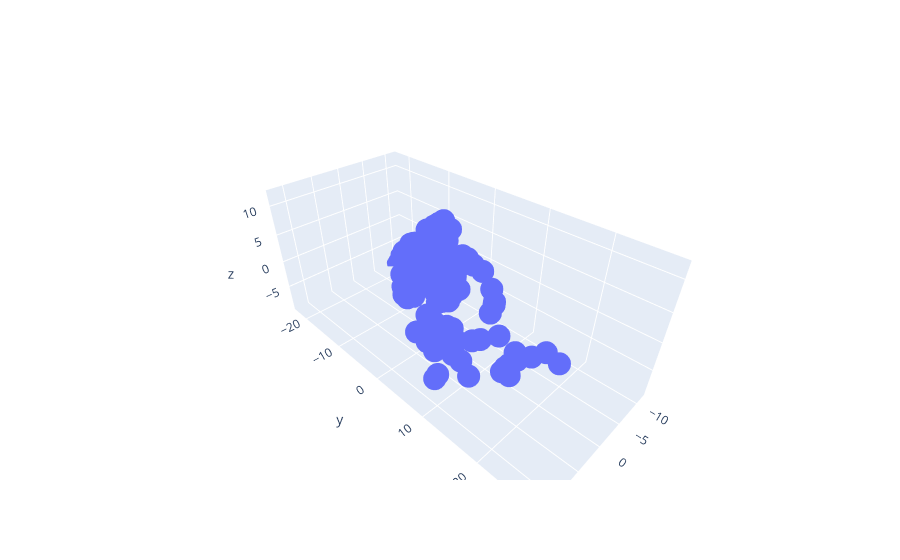

Notebook code for this chart:
### Code cell
vectors = [np.array([3, 5, 1]).reshape(-1, 1), np.array([0, 2, 2]).reshape(-1, 1)]
scalars = np.random.rand(100, 2) * 8 - 4
points = []
for (s0, s1) in scalars:
    v = s0 * vectors[0] + s1 * vectors[1]
    points += [v.flatten()]
points = np.array(points)
fig = go.Figure(data=[go.Scatter3d(x=points[:, 0], y=points[:, 1], z=points[:, 2], mode='markers')])
fig.show() # This will open a new browser window with the plot (not working in notebook).
